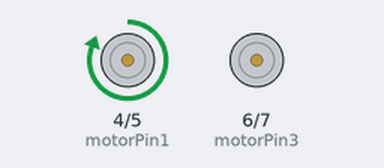
Simulated run of this sketch. Board: Arduino Uno, built with avr-gcc and run on an emulated ATmega328P. Parts: motor-driver pin pairs drawn as motors (green arrow = first pin HIGH = forward, orange = second pin HIGH = backward, longer = more drive).

Above: at 0.12 s.
At 1.12 s:
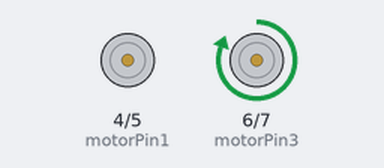
At 2.62 s:
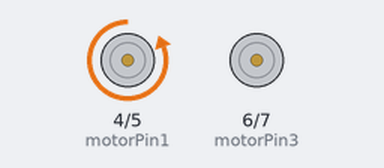
At 4.37 s:
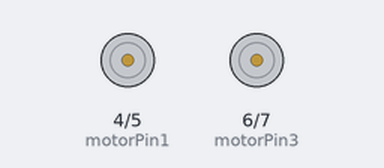
Timing chart, 0 to 4.7 s (numbered marks = the images above):
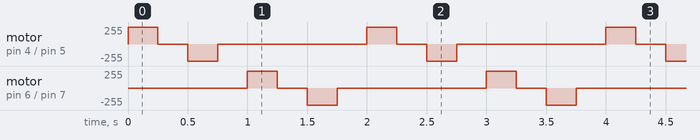

Measured:
- by itself, motor on pin 4 (motorPin1) / pin 5 (motorPin2), motor on pin 6 (motorPin3) / pin 7 (motorPin4): repeats every 2.0 s: stopped 0.25 s, backward 255/255 0.25 s, stopped 1.3 s, forward 255/255 0.25 s

The sketch:

vibration_tester.ino
```cpp
/*
    Vibration Motor with Arduino
    For more details, visit: https://techzeero.com/arduino-tutorials/vibration-motor-with-arduino/

    FUNCTION TO TEST THAT THE VIBRATORS ARE WORKING
*/

int motorPin1 = 4; //NORTH
int motorPin2 = 5; //EAST
int motorPin3 = 6; //SOUTH
int motorPin4 = 7; //WEST

void setup()
{
  pinMode(motorPin1, OUTPUT);
  pinMode(motorPin2, OUTPUT);
  pinMode(motorPin3, OUTPUT);
  pinMode(motorPin4, OUTPUT);
}

void loop()
{
  digitalWrite(motorPin1, HIGH); //vibrate
  delay(250);  // delay one second
  digitalWrite(motorPin1, LOW);  //stop vibrating
  delay(250); //wait one second.

  digitalWrite(motorPin2, HIGH); //vibrate
  delay(250);  // delay one second
  digitalWrite(motorPin2, LOW);  //stop vibrating
  delay(250); //wait one second.

  digitalWrite(motorPin3, HIGH); //vibrate
  delay(250);  // delay one second
  digitalWrite(motorPin3, LOW);  //stop vibrating
  delay(250); //wait one second.

  digitalWrite(motorPin4, HIGH); //vibrate
  delay(250);  // delay one second
  digitalWrite(motorPin4, LOW);  //stop vibrating
  delay(250); //wait one second.
}
```
